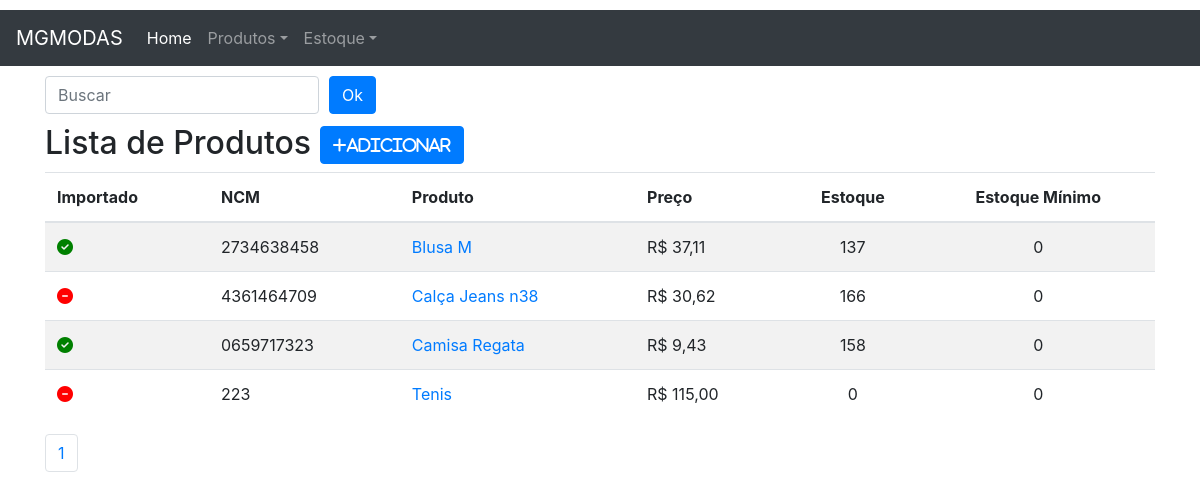
Page /produto/ on the earlier database version.
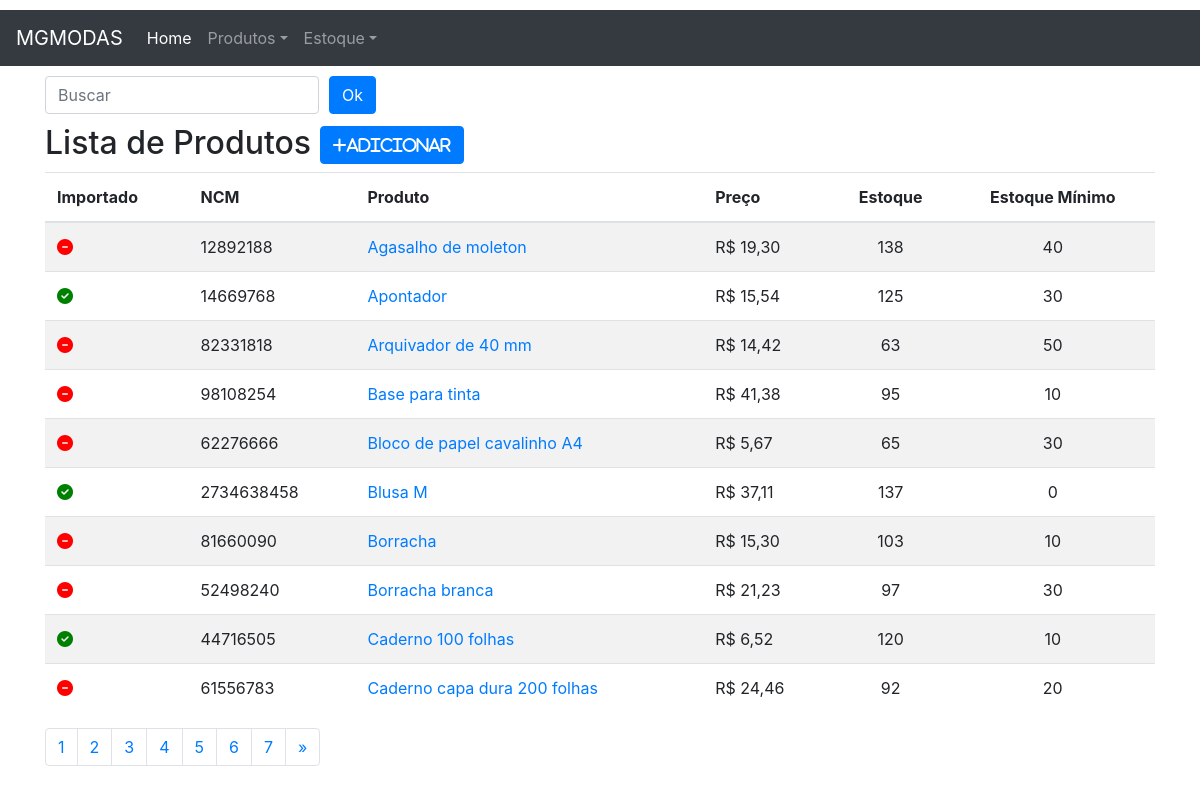
Same page on the later database version.
### produto/models.py (models this page shows, shortened)
class Produto(models.Model):
    importado = models.BooleanField(default=False)
    ncm= models.CharField('NCM',max_length=10)
    produto = models.CharField('Produto',max_length=100, unique=True)
    preco= models.DecimalField('preço',decimal_places=2,max_digits=10)
    estoque= models.IntegerField('estoque atual',)
    estoque_minimo= models.PositiveIntegerField('estoque minimo',default=0)
    categoria= models.ForeignKey('Categoria',on_delete=models.SET_NULL, null=True, blank=True)
    class Meta:
        ordering = ('produto',)
    def get_absolute_url(self):
        return reverse_lazy('produto:produto_detail', kwargs={'pk': self.pk})

### produto/views.py (the view)
# urls.py: path('', v.ProdutoList.as_view(), name='produto_list'),
class ProdutoList(ListView):
    model = Produto
    template_name = 'produto_list.html'
    paginate_by = 10

### produto/templates/produto_list.html (shortened to what this page needs)
{% extends "base.html"%}
{% block content %}
    <div class="row">
        <div class="col-sm-6">
            <form action="." method="GET" class="form-inline">
                <input type="text" id="search" name="search" class="form-control" placeholder="Buscar">
                <input type="submit" class="btn btn-primary" style="margin: 10px" value="Ok">
            </form>
        </div>
    </div>
    <div class="page-header">
        <h2> Lista de Produtos
            <span class=" pull-right">
                <a href="{% url 'produto:produto_add' %}">
                    <button type="button" class="btn btn-primary">
                        <span class="fa fa-plus">Adicionar</span>
                    </button>
                </a>
            </span>
        </h2>
        {% if object_list %}
            <table class="table table-striped">
                <thead>
                    <tr>
                        <th>Importado</th>
                        <th>NCM</th>
                        <th>Produto</th>
                        <th>Preço</th>
                        <th class="text-center">Estoque</th>
                        <th class="text-center">Estoque Mínimo</th>
                    </tr>
                </thead>
                <tbody>
                    {% for object in object_list %}
                            <tr>
                                <td>
                                    {% if object.importado %}
                                        <i class=" fa fa-check-circle ok"></i>
                                    {% else %}
                                        <i class=" fa fa-minus-circle no"></i>
                                    {% endif %}
                                </td>
                                <td>{{object.ncm}}</td>
                                <td>
                                    <a href="{{object.get_absolute_url }}">{{ object.produto }}</a>
                                </td>
                                <td>R$ <span class=" pull right">{{object.preco}}</span></td>
                                <td class="text-center">{{object.estoque}}</td>
                                <td class="text-center">{{object.estoque_minimo}}</td>
                            </tr>
                        {% endfor %}
                    </tbody>
            </table>
        {% else %}
            <p class="alert alert warning"> Sem itens na lista.</p>
        {% endif%}
    </div>
{% include "includes/pagination.html" %}
{% endblock content %}

Differences in the rows shown:
no longer on this page (row unchanged): Produto: importado False (drawn), ncm "4361464709", produto "Calça Jeans n38", preco "30,62", estoque "166", estoque_minimo "0"
no longer on this page (row unchanged): Produto: importado True (drawn), ncm "0659717323", produto "Camisa Regata", preco "9,43", estoque "158", estoque_minimo "0"
no longer on this page (row unchanged): Produto: importado False (drawn), ncm "223", produto "Tenis", preco "115,00", estoque "0", estoque_minimo "0"
added Produto: importado False (drawn), ncm "12892188", produto "Agasalho de moleton", preco "19,30", estoque "138", estoque_minimo "40"
added Produto: importado True (drawn), ncm "14669768", produto "Apontador", preco "15,54", estoque "125", estoque_minimo "30"
added Produto: importado False (drawn), ncm "82331818", produto "Arquivador de 40 mm", preco "14,42", estoque "63", estoque_minimo "50"
added Produto: importado False (drawn), ncm "98108254", produto "Base para tinta", preco "41,38", estoque "95", estoque_minimo "10"
added Produto: importado False (drawn), ncm "62276666", produto "Bloco de papel cavalinho A4", preco "5,67", estoque "65", estoque_minimo "30"
added Produto: importado False (drawn), ncm "81660090", produto "Borracha", preco "15,30", estoque "103", estoque_minimo "10"
added Produto: importado False (drawn), ncm "52498240", produto "Borracha branca", preco "21,23", estoque "97", estoque_minimo "30"
added Produto: importado True (drawn), ncm "44716505", produto "Caderno 100 folhas", preco "6,52", estoque "120", estoque_minimo "10"
added Produto: importado False (drawn), ncm "61556783", produto "Caderno capa dura 200 folhas", preco "24,46", estoque "92", estoque_minimo "20"
Other differences:
new list line: "2"
new list line: "3"
new list line: "4"
new list line: "5"
new list line: "6"
new list line: "7"
